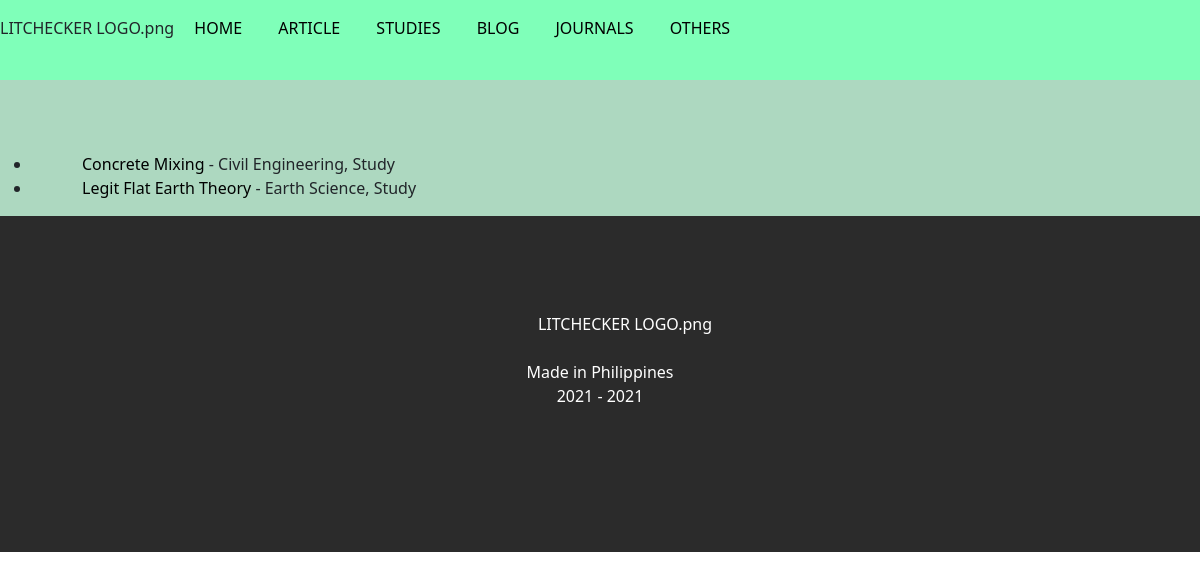
The app's page /results_by_type.php?type=Study with its own data.
### tables this page shows
CREATE TABLE `literature` (
  `id` int(100) NOT NULL,
  `title` text DEFAULT NULL,
  `category` varchar(100) DEFAULT NULL,
  `type` varchar(100) DEFAULT NULL,
  `link` text DEFAULT NULL,
  `author_1` varchar(100) NOT NULL,
  `author_2` varchar(100) NOT NULL,
  `author_3` varchar(100) NOT NULL
);

### results_by_type.php (the view, shortened to what this page needs)
<!DOCTYPE html>
<head>
    <link href="https://cdn.jsdelivr.net/npm/bootstrap@5.0.0-beta3/dist/css/bootstrap.min.css"
    rel="stylesheet">
    <link rel="stylesheet" href="css/index.css">
</head>
<body>
    <section class = "header">
        LITCHECKER LOGO.png
        <button class="dropbtn2"><a href="index.php">HOME</a></button>
        <button class="dropbtn2"><a href="results_by_type.php?type=Article">ARTICLE</a></button>
        <button class="dropbtn2"><a href="results_by_type.php?type=Study">STUDIES</a></button>
        <button class="dropbtn2"><a href="results_by_type.php?type=Blog">BLOG</a></button>
        <button class="dropbtn2"><a href="results_by_type.php?type=Journal">JOURNALS</a></button>
        <button class="dropbtn2"><a href="results_by_type.php?type=Others">OTHERS</a></button>
    <br><br>
    </section>
     <section class = "body">
     <br><br><br>
        <?php
        $server = "localhost";
        $user ="root";
        $pass ="";
        $con=mysqli_connect($server,$user,$pass);
        $db="litcheck";
        mysqli_select_db($con,$db);
        if(isset($_GET['type']))
        $type = $_GET['type'];
        $search_this = $_SESSION['searching'];
        $sqlselect = mysqli_query($con,"select title,category,type,link from literature where title like '%$search_this%' and type like '%$type%' ");
        ?>
        <ul>
        <?php
        while ($results=mysqli_fetch_object($sqlselect)){
                echo "<li>";
                echo"<a href='$results->link'>$results->title ";
                echo "</a>";
                echo " - ".$results->category.", ".$results->type."<br>";
                echo "</li>";
        }
        ?>
        </ul>
    <?php include 'credits.php';?>
</body>
</html>

### css/index.css (style rules this page uses)
.header { background-color: rgb(127, 255, 185); }
.body { text-indent: 50px; background-color: rgb(173, 216, 192); }
a { color: black; text-decoration: none; }
.dropbtn2 { background-color : rgb(127, 255, 185); color: black; padding: 16px; font-size: 16px; border: none; }

### records on screen
literature: title "Concrete Mixing", category "Civil Engineering", type "Study"
literature: title "Legit Flat Earth Theory", category "Earth Science", type "Study"
